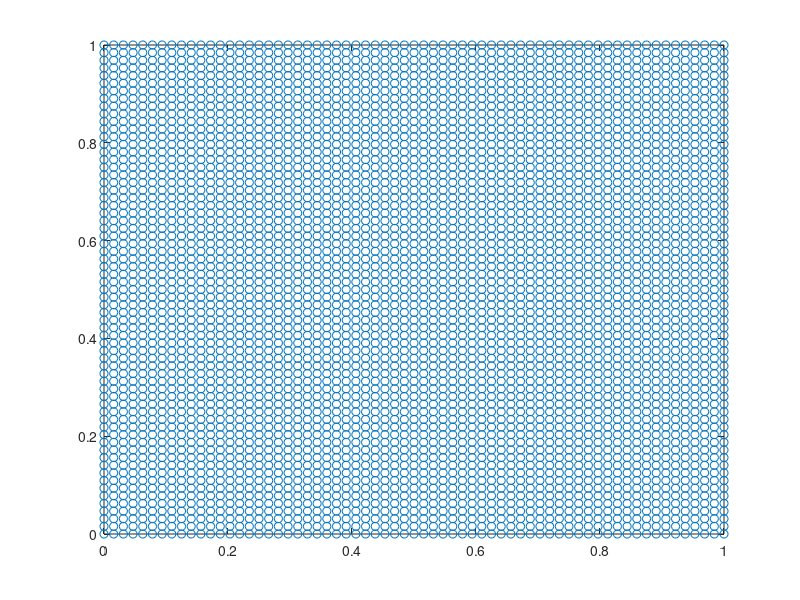

MATLAB code to generate this figure: (Note: this script raises an error after producing the figure.)
%Driver to test codes
L=1;
N=64;
h=L/N;
[Y,X]=meshgrid(0:h:L);
nodes=[X(:),Y(:)];
ref=1:(N+1)^2;
idx0=logical(mod(ref',(N+1)));
idx1=idx0;
idx1((N+1)^2-N:(N+1)^2)=0;
idx2=circshift(idx0,1);
idx2((N+1)^2-N:(N+1)^2)=0;
idx3=circshift(idx0,1);
idx3(1:N+1)=0;
idx4=idx0;
idx4(1:N+1)=0;
elements=zeros(N^2,4);
elements(:,1)=ref(idx1);
elements(:,2)=ref(idx2);
elements(:,3)=ref(idx3);
elements(:,4)=ref(idx4);
idxDir=(nodes(:,2)<eps);
idxNeu=(nodes(:,1)<eps);
idxRob=(nodes(:,1)>L-eps|nodes(:,2)>L-eps);
nDir=ref(idxDir);
gD=@(x,y) exp(x).*exp(y);
dirichlet=[nDir',gD(nodes(nDir',1),nodes(nDir',2))];
nNeu=ref(idxNeu);
gN=@(x,y) -exp(x).*exp(y);
neumann=[];
for e=1:size(elements,1)
    for j=1:4
        jp1=mod(j,4)+1;
        edg=nnz(abs(nNeu-elements(e,j))<eps)...
            +nnz(abs(nNeu-elements(e,jp1))<eps);
        if edg==2
            n1=elements(e,j);
            n2=elements(e,jp1);
            gN1=gN(nodes(n1,1),nodes(n1,2));
            gN2=gN(nodes(n2,1),nodes(n2,2));
            neumann=[neumann;[e,n1,n2,gN1,gN2]];
        end
    end
end
nRob=ref(idxRob);
gR=@(x,y) 2*exp(x).*exp(y);
robin=[];
for e=1:size(elements,1)
    for j=1:4
        jp1=mod(j,4)+1;
        edg=nnz(abs(nRob-elements(e,j))<eps)...
            +nnz(abs(nRob-elements(e,jp1))<eps);
        if edg==2
            n1=elements(e,j);
            n2=elements(e,jp1);
            gR1=gR(nodes(n1,1),nodes(n1,2));
            gR2=gR(nodes(n2,1),nodes(n2,2));
            robin=[robin;[e,n1,n2,gR1,gR2]];
        end
    end
end
plot(nodes(:,1),nodes(:,2),'o')

kappa=1;
hconv=1;
r=@(x,y) -2*exp(x).*exp(y);
uh=FE2DDirNeuRob(nodes,elements,dirichlet,neumann,robin,kappa,hconv,r);
uex=@(x,y) exp(x).*exp(y);
uexact=uex(nodes(:,1),nodes(:,2));

%Plotting
trisurf(elements, nodes(:,1), nodes(:,2), uh, ...
'EdgeColor', 'interp', 'FaceColor', 'interp' );
xlabel('x') ; ylabel('y');
title('Temperature Plot (K)')
colorbar('location','eastoutside')

err=(1/length(uh))*norm(uh-uexact);
L2err=L2error(uh,uex,nodes,elements);